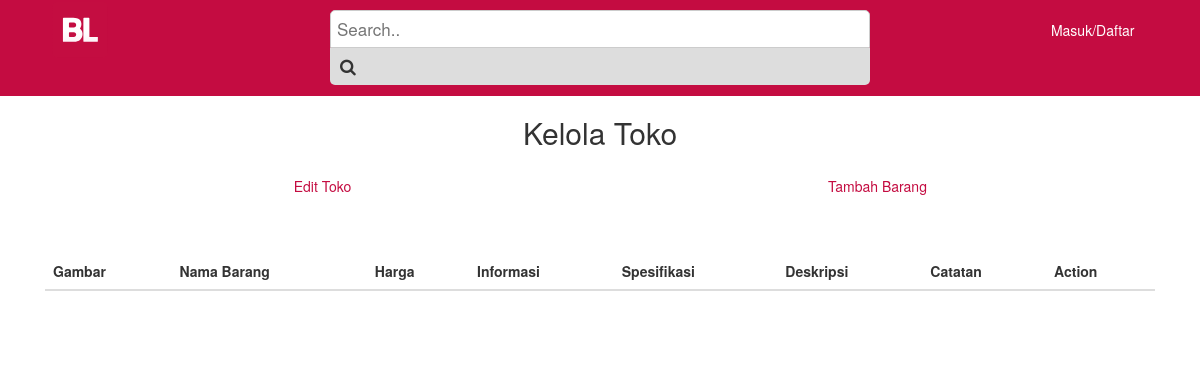
The app's page /index.php/kelola_toko, older data.
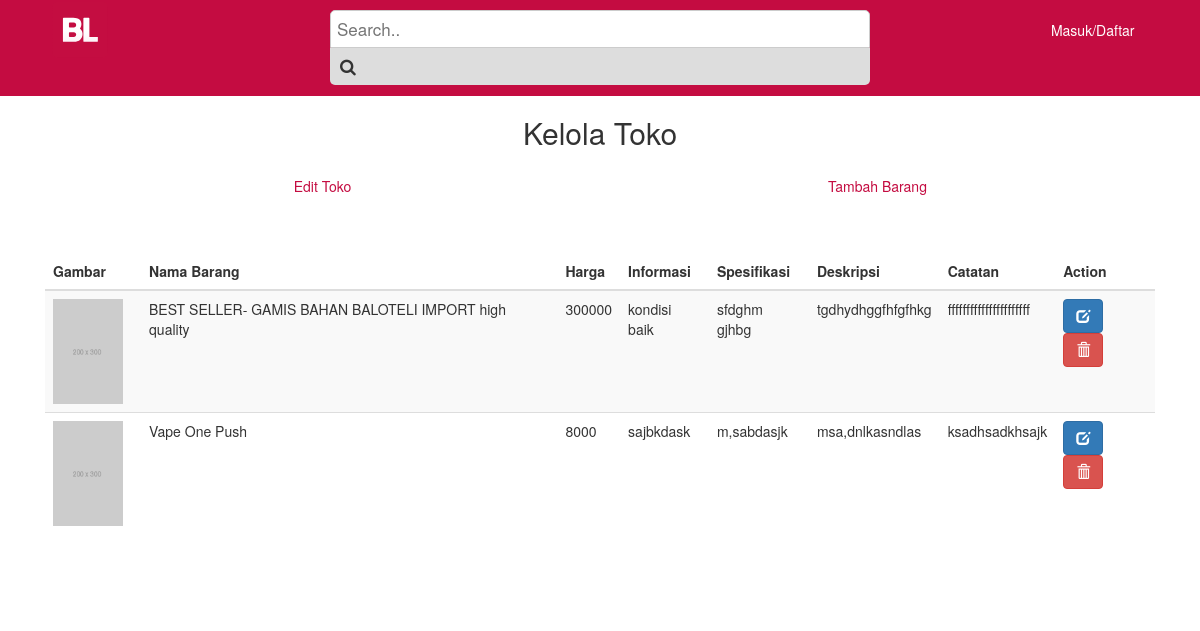
The same page, newer data.
### tables this page shows
CREATE TABLE `barang` (
  `barang_id` int(11) NOT NULL,
  `toko_id` int(11) NOT NULL,
  `images` varchar(100) NOT NULL DEFAULT 'default.png',
  `nama_barang` varchar(255) NOT NULL,
  `harga` int(11) NOT NULL,
  `informasi` varchar(255) NOT NULL,
  `spesifikasi` text NOT NULL,
  `deskripsi` text NOT NULL,
  `catatan` text NOT NULL
);

### application/controllers/Kelola_toko.php (called while the page is built, shortened)
<?php
	class Kelola_toko extends CI_Controller {
		function __construct(){
			$this->load->model('kelola_toko_model');
		}
		function index() {
			$this->load->view("v_header");
			$data["dataBrg"] = $this->kelola_toko_model->get_data();
			$this->load->view("v_kelola_toko", $data);
		}
	}
?>

### index.php (called while the page is built, shortened)
<?php
require_once BASEPATH.'core/CodeIgniter.php';

### application/models/Kelola_toko_model.php (called while the page is built, shortened)
<?php
	class Kelola_toko_model extends CI_Model {
		function get_data(){
			$query = $this->db->get("barang");
			return $query->result_array();
		}
	}
?>

### application/views/v_kelola_toko.php (the view, shortened to what this page needs)
<div class="container">
	<div class="header">
        <center>
            <h2>Kelola Toko</h2>
        </center>
	</div>
	<div class="row">
        <div class="col-table col-md-12">
            <table align="center" width="100%">
                <tr>
                    <td width="40%">
                        <a href="#">
                            <button class="btn btn-outline-danger btn-login">Edit Toko</button>
                        </a>
                    </td>
                    <td width="40%">
                        <a href="<?php echo site_url('kelola_toko/tambah_barang')?>">
                            <button class="btn btn-outline-danger btn-login">Tambah Barang</button>
                        </a>
                    </td>
                </tr>
            </table>
        </div>
        <div class="col-table col-md-12">
            <table class="table table-striped">
                <thead>
                    <tr>
                        <th>Gambar</th>
                        <th>Nama Barang</th>
                        <th>Harga</th>
                        <th>Informasi</th>
                        <th>Spesifikasi</th>
                        <th>Deskripsi</th>
                        <th>Catatan</th>
                        <th>Action</th>
                    </tr>
                </thead>
                <tbody>
                    <?php
                        foreach ($dataBrg as $barang) {
                            $id = $barang["barang_id"];
                    ?>
                    <tr>
                        <td><img src="<?php echo base_url('assets') ?>/image/uploads/<?php echo $barang["images"]; ?>"></td>
                        <td><?php echo $barang["nama_barang"]; ?></td>
                        <td><?php echo $barang["harga"]; ?></td>
                        <td><?php echo $barang["informasi"]; ?></td>
                        <td><?php echo $barang["spesifikasi"]; ?></td>
                        <td><?php echo $barang["deskripsi"]; ?></td>
                        <td><?php echo $barang["catatan"]; ?></td>
                        <td>
                            <button type="button" class="btn btn-primary" data-toggle="modal" data-target="#edit<?= $id ?>"><span class="glyphicon glyphicon-edit"></span></button>
                            <button type="button" class="btn btn-danger" data-toggle="modal" data-target="#del<?= $id?>"><span class="glyphicon glyphicon-trash"></span></button>
                        </td>
                    </tr>
                    <?php
                        }
                    ?>
                </tbody>
            </table>
        </div>
	</div>
</div>
</body>
</html>

### application/views/v_header.php (shortened to what this page needs)
<!DOCTYPE html>
<html>
<head>
	<link rel="stylesheet" href="https://cdnjs.cloudflare.com/ajax/libs/font-awesome/4.7.0/css/font-awesome.min.css">
	<link rel="stylesheet" type="text/css" href="<?php echo base_url("assets")?>/css/bootstrap.css">
	<link rel="stylesheet" type="text/css" href="<?php echo base_url("assets")?>/css/mycss.css">
	<link rel="stylesheet" type="text/css" href="https://cdn.datatables.net/1.10.16/css/dataTables.bootstrap4.min.css">
	<link rel="stylesheet" type="text/css" href="https://maxcdn.bootstrapcdn.com/bootstrap/3.3.7/css/bootstrap.min.css">
</head>
<body>
	<div class="top_header_area">
		<div class="container">
			<div class="row">
				<div class="col-md-3">
					<div class="web-tittle">
						<a href="<?php echo site_url("dashboard")?>">
							<img class="img-header-logo" src="<?php echo base_url("assets")?>/image/bukalapak.svg">
						</a>
					</div>
				</div>
				<div class="col-md-6">
					<div class="search-container">
						<form action="#">
							<input type="text" placeholder="Search.." name="search">
							<button type="submit"><i class="fa fa-search"></i></button>
						</form>
					</div>
				</div>
				<div class="col-md-3">
					<div class="signup-area d-flex align-items-center justify-content-end">
						<div class="d-flex">
							<div class="login-or-register">
								<?php
									$nama = $this->session->userdata("nama");
									if (isset($nama)) {
								?>
								<div class="dropdown">
								  <button class="btn btn-light dropdown-toggle" type="button" id="dropdownMenuButton" data-toggle="dropdown" aria-haspopup="true" aria-expanded="false">
								    <?php
								    	echo $nama;
								    ?>
								  </button>
								  <div class="dropdown-menu" aria-labelledby="dropdownMenuButton">
								    <?php
								    	$has_toko = $this->session->userdata("has_toko");
								    	if($has_toko == 0){
								     ?>
								     <a class="dropdown-item" href="<?php echo site_url("buka_toko") ?>">Buka Toko</a>
								     <?php
								 		}
								 		else{
								 	  ?>
								 	  <a class="dropdown-item" href="<?php echo site_url("kelola_toko") ?>">Kelola Toko</a>
								 	  <?php
								 		}
								 	  ?>
								    <a class="dropdown-item" href="#">Another action</a>
								    <div class="dropdown-divider"></div>
								    <a class="dropdown-item" href="<?php echo site_url("login/logout") ?>">Logout</a>
								  </div>
								</div>
								<?php
									} else {
								?>
								<a href="<?php echo site_url('login');?>">
									<button class="btn btn-outline-light">Masuk/Daftar</button>
								</a>
								<?php
									}
								?>
							</div>
						</div>
					</div>
				</div>
			</div>
		</div>
	</div>

### assets/css/mycss.css (style rules this page uses)
body { font-family: Arial; position: relative; z-index: auto; background-color: #ededed; }
img { width: 70px; margin-right: 10px; }
.top_header_area { background-color: #c40c41; width: 100%; height: auto; border-bottom: 1px solid #c40c41; }
.top_header_area .web-tittle { height: 60px; color: white; font-size: 22px; display: flex; align-items: center; }
.top_header_area .signup-area { height: 60px; position: relative; z-index: 3; }
.top_header_area .signup-area a { font-size: 16px; font-style: bold; color: #000000; }
.top_header_area .signup-area .login-or-register button { width: 100%; background-color: transparent; color: white; margin-right: 13px; padding-right: 13px; }
.top_header_area .search-container { float: right; margin-top: 10px; margin-bottom: 10px; }
.top_header_area input[type=text] { border-top-left-radius: 5px; border-bottom-left-radius: 5px; width: 500px; padding: 6px; font-size: 17px; border: none; }
.top_header_area .search-container button { border-top-right-radius: 5px; border-bottom-right-radius: 5px; float: right; padding: 6px 10px; background: #fff; font-size: 17px; border: none; cursor: pointer; }
@media screen and (max-width: 1200px) { .top_header_area .search-container { float: none; } }
@media screen and (max-width: 1200px) { .top_header_area input[type=text], .top_header_area .search-container button { float: none; display: block; text-align: left; width: 100%; } }
@media screen and (max-width: 1200px) { .top_header_area input[type=text] { border-bottom-left-radius: unset; border-top-left-radius: 5px; border-top-right-radius: 5px; border: 1px solid #ccc; } }
@media screen and (max-width: 1200px) { .top_header_area .search-container button { background: #ddd; border-top-right-radius: unset; border-bottom-left-radius: 5px; border-bottom-right-radius: 5px; } }
.btn-login { width: 100%; margin-top: 10px; }
.img-header-logo { width: 70px; margin-right: 10px; }
.col-table { margin-bottom: 50px; }

Row changes from the older to the newer data that the page shows:
added barang: images (placeholder picture), nama_barang "BEST SELLER- GAMIS BAHAN BALOTELI IMPORT high quality", harga "300000", informasi "kondisi baik", spesifikasi "sfdghm gjhbg", deskripsi "tgdhydhggfhfgfhkg", catatan "ffffffffffffffffffffff"
added barang: images (placeholder picture), nama_barang "Vape One Push", harga "8000", informasi "sajbkdask", spesifikasi "m,sabdasjk", deskripsi "msa,dnlkasndlas", catatan "ksadhsadkhsajk"
